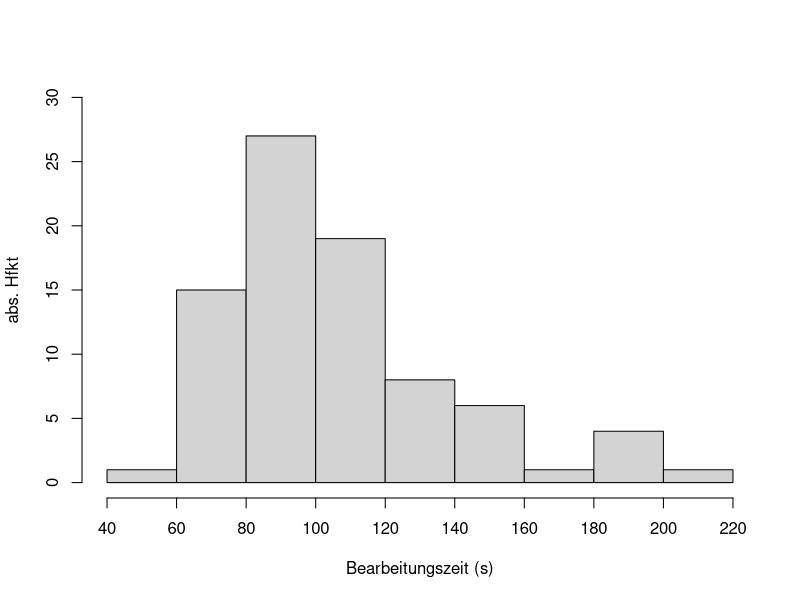
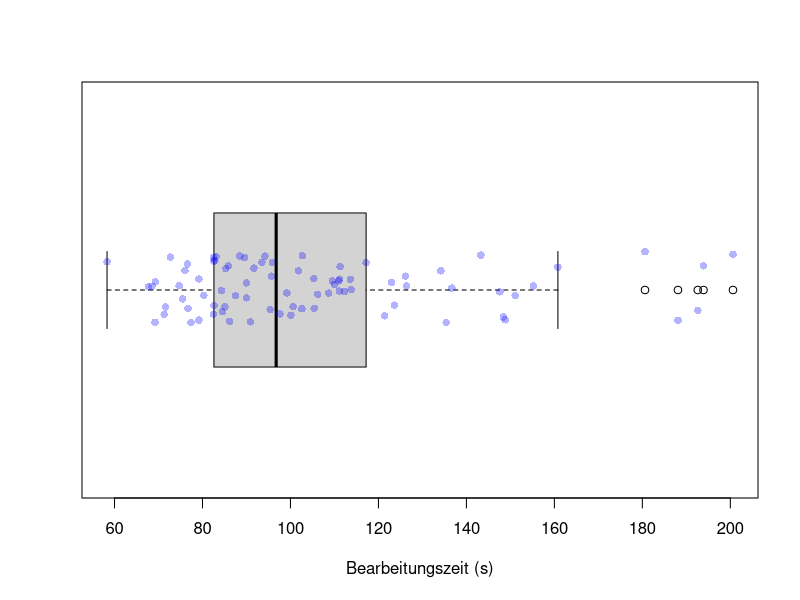
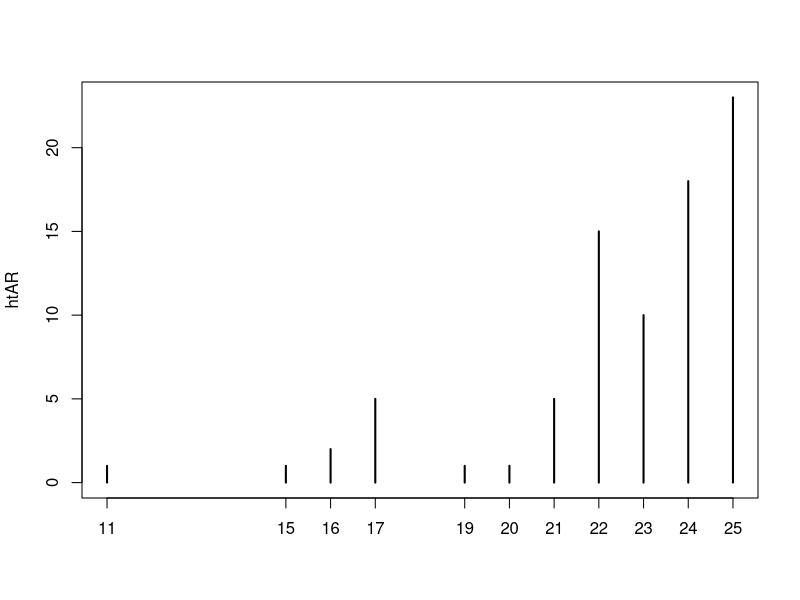
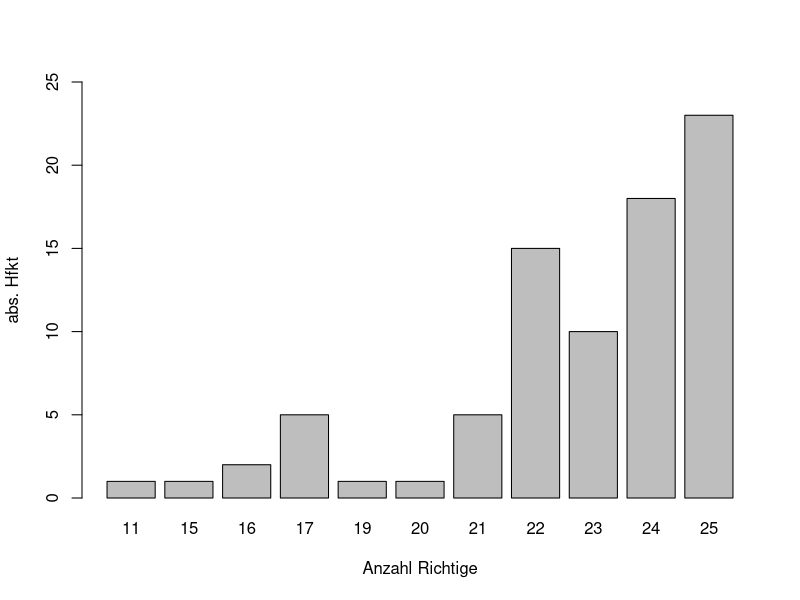
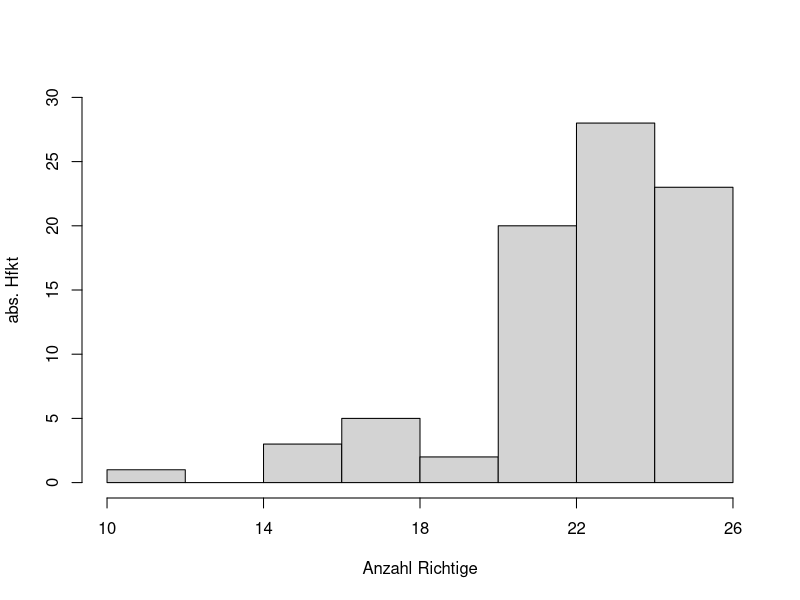
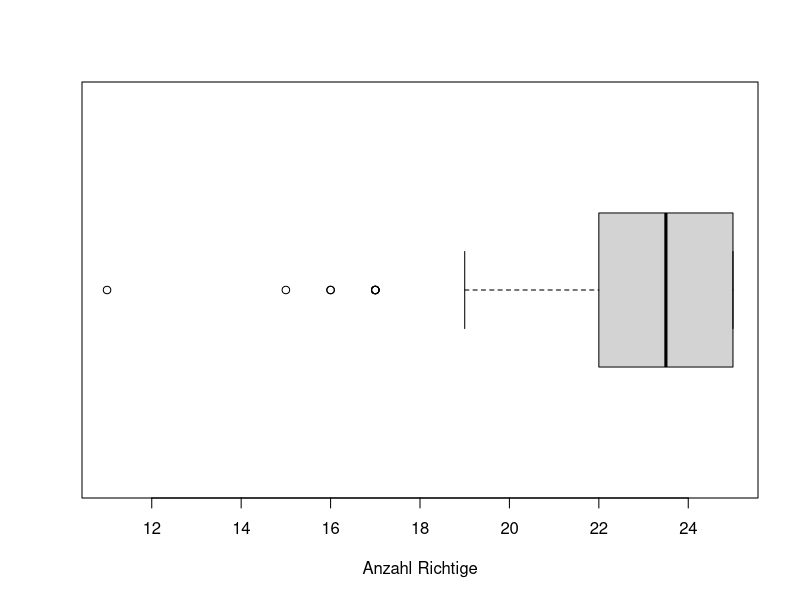
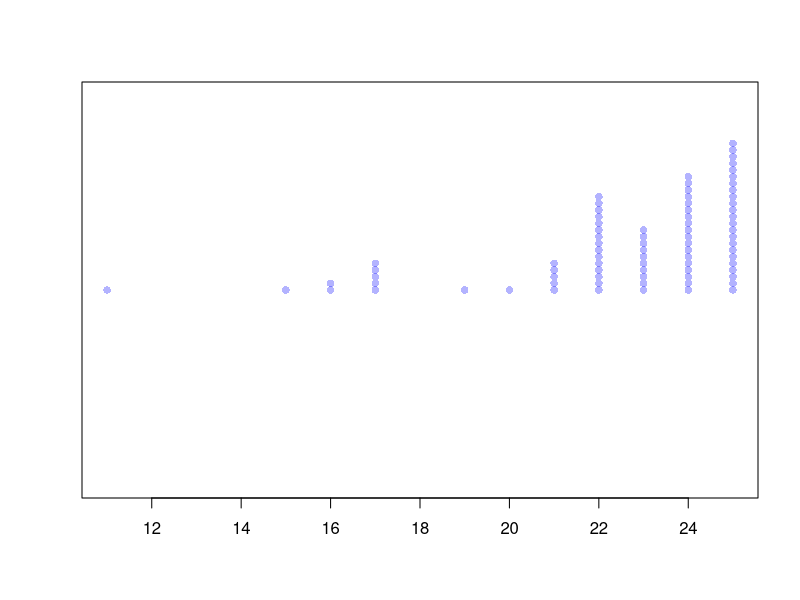
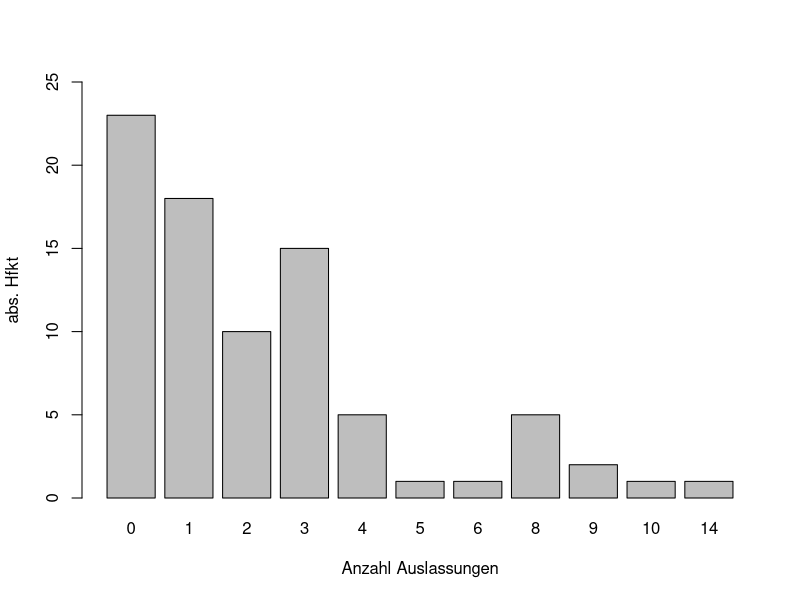

Write R code to recreate these figures, in order. (Note: this script raises an error after producing the figures.)
##### Fallstudien 1 - Projekt 2
##### Autor: Jorrit Kuehne
#####

library(scales)

setwd("C:/Users/jorri/Documents/GitHub/fallstudien/Projekt 2")

data = read.table("Konzentrationsdaten.txt", header = T)

{
dataG1 = data[data$gruppe == 1, ]
dataG2 = data[data$gruppe == 2, ]
dataG1D1 = dataG1[dataG1$durchgang == 1, ]
dataG1D2 = dataG1[dataG1$durchgang == 2, ]
dataG2D1 = dataG2[dataG2$durchgang == 1, ]
dataG2D2 = dataG2[dataG2$durchgang == 2, ]
dataD1 = data[data$durchgang == 1, ]
dataD2 = data[data$durchgang == 2, ]
dataD1GU = dataD1[dataD1$test_typ == "gu", ]
dataD1UG = dataD1[dataD1$test_typ == "ug", ]
}

n = length(data$id) / 2
n

################## DESKRIPTION ALLER VARIABLEN (UNIVARIAT) #####################

    # gruppe
table(data$gruppe)

    # durchgang (irrelevant -> fuer Jede id liegen 2 Durchgaenge vor)
table(data$durchgang)

    # test_typ (irrelevant -> ableitbar aus gruppe und durchgang)
table(data$test_typ)

    # B (Bearbeitungszeit)

# Kennzahlen
summB = summary(data$B, quantile.type = 2)
summB
sdB = sd(data$B)
sdB

# Histogramm
{
hist(data$B,
     main = "",
     xlim = c(40, 220),
     ylim = c(0,30),
     xlab = "Bearbeitungszeit (s)",
     ylab = "abs. Hfkt",
     xaxt = "n"
     )
axis(1, at = seq(40, 220, 20))
}

# Boxplot
boxplot(data$B,
        horizontal = TRUE,
        xlab = "Bearbeitungszeit (s)"
        )

# 1-D Streudiagramm
stripchart(data$B,
           method = "jitter",
           pch = 16,
           col = alpha("blue", 0.3),
           #vertical = TRUE,
           add = TRUE
           )

    # AR (Anzahl Richtige)

# Kennzahlen
summary(data$AR, quantile.type = 2)
sd(data$AR)

# HauefigkeitsTabelle (gut)
htAR = table(data$AR)
htAR

plot(htAR) # (??)

# Balkendiagramm (gut)
barplot(table(data$AR),
        ylim = c(0, 25),
        xlab = "Anzahl Richtige",
        ylab = "abs. Hfkt"
        )

# Histogramm (hier eher nicht sinnvoll)
{
hist(data$AR,
     ylim = c(0, 30),
     xaxt = "n",
     main = "",
     ylab = "abs. Hfkt",
     xlab = "Anzahl Richtige"
     )
axis(1, at = seq(10, 26, 4))
}

# Boxplot (hier eher nicht sinnvoll)
boxplot(data$AR,
        horizontal = TRUE,
        xlab = "Anzahl Richtige"
        )

# 1-D Streudiagramm (??)
stripchart(data$AR,
           method = "stack",
           pch = 16,
           col = alpha("blue", 0.3),
           #vertical = TRUE,
           #add = TRUE
           )

    # AA (Anzahl Auslassungen) <=> 25 - AR

# Kennzahlen
summary(data$AA, quantile.type = 2)
sd(data$AA)

# HauefigkeitsTabelle ("spiegelt" die von AR)
htAA = table(data$AA)
htAA

# Balkendiagramm ("spiegelt" das von AR)
barplot(table(data$AA),
        ylim = c(0, 25),
        xlab = "Anzahl Auslassungen",
        ylab = "abs. Hfkt"
        )

    # AF (Anzahl Falscher)

# Kennzahlen
summary(data$AF, quantile.type = 2)
sd(data$AF)

# Haeufigkeitstabelle
htAF = table(data$AF)
htAF

# Balkendiagramm
barplot(table(data$AF))


# Versuch von stacked Barplots
m = matrix(data = c(rev(htAR), htAA, htAF, rep(0, 6)), ncol = 3)
t = as.table(m)
colnames(t) = c("AR", "AA", "AF")
t
.
barplot(t,
        horiz = TRUE,
        las = 1,
        #col = c("red", "blue")
        xaxt = "n"
        )

text(x = cumsum(rev(htAR)) - 1, 
     y = 1,
     labels = rev(names(htAR))
     )
text(x = cumsum(htAA) - 1,
     y = 2,
     labels = names(htAA)
     )
text(x = cumsum(htAF) - 1,
     y = 3,
     labels = names(htAF)
     )
.

    # KL (Konzentrationsleistung)

# Kennzahlen
summary(data$KL, quantile.type = 2)
sd(data$KL)

# Boxplot
boxplot(data$KL,
        horizontal = TRUE,
        xlab = "Konzentrationsleistung"
        )

# Stripchart
stripchart(data$KL,
           method = "jitter",
           pch = 16,
           col = alpha("blue", 0.5),
           xlab = "Konzentrationsleistung",
           add = TRUE
           )

# Histogramm
hist(data$KL,
     breaks = seq(-40, 30, 5))

# Spielerei
#plot(data$KL)
#points(lowess(data$KL), type = "l", col = "red")
#index = 1:82
#abline(lm(data$KL ~ index)$coefficients, col = "blue")

################################################################################

  # DESKRIPTION zu Aufgabe 1 KONZENTRATIONSSCORE

hist(dataD1GU$KL,
     main = "Hist KL Durchgang 1 GU",
     #xlim = c(-30, 20),
     #ylim = c(0, 5),
     breaks = seq(-30, 20, 2)
     )

hist(dataD1UG$KL,
     main = "Hist KL Durchgang 1 UG",
     #xlim = c(-30, 20),
     #ylim = c(0,5),
     breaks = seq(-30, 20, 2)
     )

summary(dataD1GU$KL, quantile.type = 2)
sd(dataD1GU$KL)
summary(dataD1UG$KL, quantile.type = 2)
sd(dataD1UG$KL)

##### DESKRIPTION zu Aufgabe 2

  ### Konzentrationsleistung
hist(dataD1$KL,
     main = "Hist KL Durchgang 1 GES",
     #xlim = c(-30, 20),
     #ylim = c(0, 5),
     breaks = seq(-40, 30, 2)
     )

hist(dataD2$KL,
     main = "Hist KL Durchgang 2 GES",
     #xlim = c(-30, 20),
     #ylim = c(0, 5),
     breaks = seq(-40, 30, 2)
     )

# D1
summary(dataD1$KL, quantile.type = 2)
sd(dataD1$KL)
# D2
summary(dataD2$KL, quantile.type = 2)
sd(dataD1$KL)
# Schauen ob der Quotient NV ist (unnoetig - da 2 stichproben t-test moegl.)
hist(dataD1$KL / dataD2$KL)
shapiro.test(dataD1$KL / dataD2$KL)


  ### Bearbeitungszeit
hist(dataD1$B,
     main = "Hist B Durchgang 1 GES",
     xlim = c(40, 250)
     )

hist(dataD2$B,
     main = "Hist B Durchgang 2 GES"
     )

# D1
summary(dataD1$B, quantile.type = 2)
sd(dataD1$B)
# D2
summary(dataD2$B, quantile.type = 2)
sd(dataD2$B)

##### DESKRIPTION zu Aufgabe 3: Unterschied in Verbesserung der KL?

  # siehe unten Tests zu Aufgabe 3


####################################################
############# ENDE DESKRIPTION #####################
####################################################


# Extremwert (aus allen Datensaetzen) entfernen
{
  data = data[- which(data$id == 14), ]
  dataG1 = data[data$gruppe == 1, ]
  dataG2 = data[data$gruppe == 2, ]
  dataG1D1 = dataG1[dataG1$durchgang == 1, ]
  dataG1D2 = dataG1[dataG1$durchgang == 2, ]
  dataG2D1 = dataG2[dataG2$durchgang == 1, ]
  dataG2D2 = dataG2[dataG2$durchgang == 2, ]
  dataD1 = data[data$durchgang == 1, ]
  dataD2 = data[data$durchgang == 2, ]
  dataD1GU = dataD1[dataD1$test_typ == "gu", ]
  dataD1UG = dataD1[dataD1$test_typ == "ug", ]
}

n = length(data$id) / 2
n

### Tests fuer Aufgabe 1 ###

# TODO



### Test fuer Aufgabe 2 ###

## Konzentrationsleistung

# TODO

## Bearbeitungszeit

  # Idee: Differenz D2 - D1 testen auf kleiner null?
deltaB = dataD2$B - dataD1$B
hist(deltaB,
     breaks = seq(-100, 60, 10) 
     )
summary(deltaB, quantile.type = 2)
sd(deltaB)
  
  # Teste deltaB auf Normalverteilung
shapiro.test(deltaB)
  # p = 0.1187
  # -> H0 (deltaB normalverteilt) nicht verwerfbar

  # einstichproben t-Test auf
  # H0 deltaB >= 0  vs  H1: deltaB < 0
t.test(deltaB, alternative = "less", mu = 0)



  # AUFGABENTEIL 3

  # Bilde Differenz der KL innerhalb einzelner Gruppen
deltaKLG1 = dataG1D2$KL - dataG1D1$KL
deltaKLG2 = dataG2D2$KL - dataG2D1$KL

  # DESKRIPTION der Differenzen
  # Histogramme
hist(deltaKLG1)
hist(deltaKLG2)
  # Kennzahlen
summary(deltaKLG1, quantile.type = 2)
sd(deltaKLG1)
summary(deltaKLG2, quantile.type = 2)
sd(deltaKLG2)

  # TESTEN der Hypothese

  # TEST auf Normalverteilung  
shapiro.test(deltaKLG1)
shapiro.test(deltaKLG2)
  # NV Annahme (H0) kann nicht abgelehnt werden

  # TEST ob Varianzen gleich
var.test(deltaKLG1, deltaKLG2, alternative = "two.sided")
    # -> Varianzen gleich

  # TEST Zwei-Stichproben t-Test
  # H0: deltaKLG1 <= deltaKLG2  vs  H1: deltaKLG1 > deltaKLG2
t.test(deltaKLG1, deltaKLG2, alternative = "greater",
       var.equal = TRUE)
    # p-Wert = 0.783
    # H0 kann nicht abgelehnt werden
